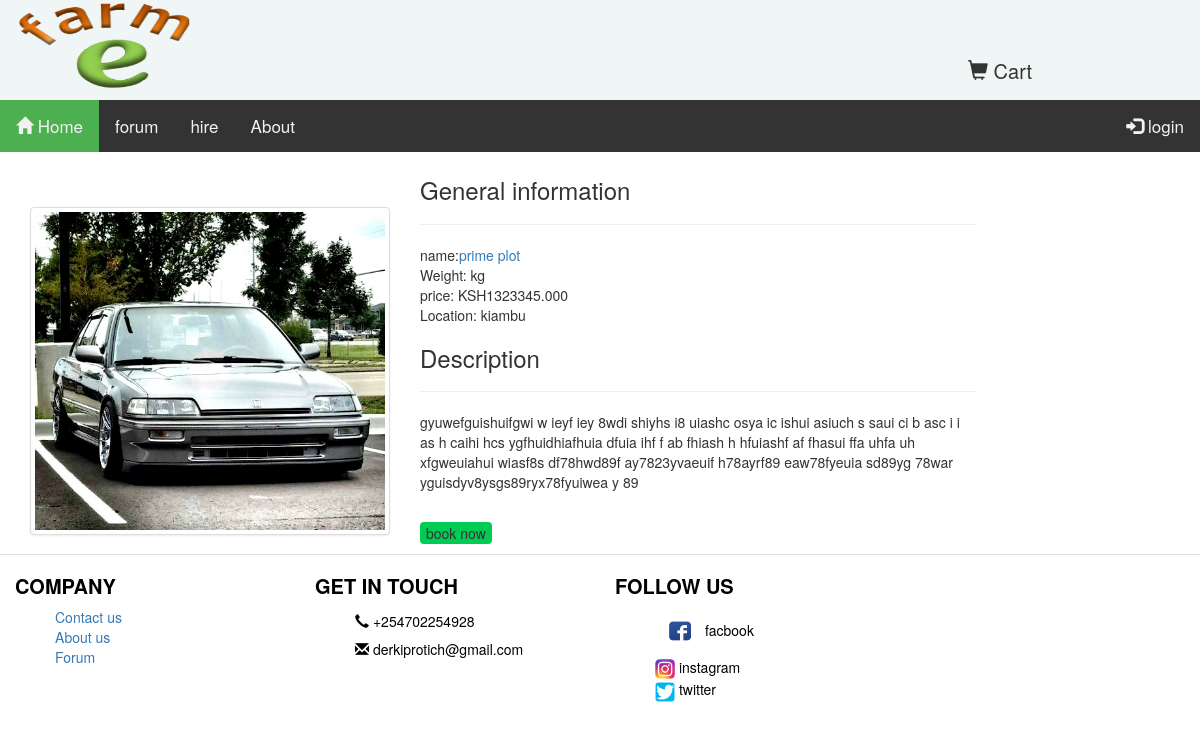
The app's page /hire/3/prime-plot/ with its own data.
### hire/models.py (models this page shows, shortened)
class Input(models.Model):
    name= models.CharField(max_length=250,db_index=True)
    slug=models.SlugField(db_index=True,unique=True)
    image=models.ImageField(upload_to=upload)
    description=models.TextField(blank=True)
    category=models.ForeignKey(Category,on_delete=models.CASCADE,related_name='inputs')
    price= models.DecimalField(max_digits=10, decimal_places=3)
    available=models.BooleanField(default=True)
    location=models.CharField(max_length=50)
    created= models.DateTimeField(auto_now_add=True)
    updated= models.DateTimeField(auto_now=True)
    class Meta:
        ordering=('-name',)
        index_together=(('id','slug'),)

### hire/views.py (the view)
# urls.py: url(r'^(?P<id>\d+)/(?P<slug>[-\w]+)/$',views.input_detail,name='input_detail'),
def input_detail(request,id, slug):
    input = get_object_or_404(Input,
                            id=id,
                            slug=slug
                            )
    return  render(request,'hire/hire_detail.html',{ 'input':input})

### cart/cart.py (called while the page is built)
	def __len__(self):
		return sum(item['quantity' ] for item in self.cart.values())

### cart/context_processors.py (called while the page is built)
def cart(request):
	return {'cart': Cart(request)}

### efarm/templates/hire/hire_detail.html (shortened to what this page needs)
{% extends 'shop/base.html' %}
{% load static %}
{% block content %}
<div class="cnt container">
    <div class="row">
        <div class="imgy col-md-4 col-sm-12 col-xsm-12">
        <img src="{%if input.image %}{{input.image.url}}{% else %}{% static 'img/image.png'%}{% endif %}" height="200" width="auto" class="img-thumbnail">
        </div>
        <div class="col-md-6 col-sm-12 col-xsm-12">
                    <h3>General information<hr></h3>
					name:<a href="{% url 'hire_list' %}">{{ input.name }}</a><br>
					Weight: {{input.weigth}}kg<br>
					price: KSH{{ input.price }}<br>
					Location: {{input.location}}<br>
                    <h3>Description<hr></h3>
                    {{input.description|linebreaks}}
            <br>
            <div class="bookd">
                <form action="{% url 'hire' input.id %}" method="post">
						<input type="submit" value="book now" style="background-color:#00cc55; border-radius: 4px; border-style: none; ">
					</form>
            </div>
        </div>
    </div>
</div>
{% endblock %}

### static/css/main.css (style rules this page uses)
body { margin: 0px 0px 0px 0px; font-family:helvetica, sans-serif; height: 100%; }
* { box-sizing: border-box; }
a { text-decoration:none; color:black; }

### efarm/templates/hire/hire_detail.html (style rules this page uses)
.cnt { margin:0 4 0 4; }
.imgy { padding-top:50px; }

### records on screen
Input: image (picture), name "prime plot", price "1323345.000", location "kiambu", description "gyuwefguishuifgwi w ieyf iey 8wdi shiyhs i8 uiashc osya ic ishui asiuch s saui ci b asc i i as h caihi hcs ygfhuidhiafhuia dfuia ihf f ab fhiash h hfuiashf af fhasui ffa uhfa uh xfgweuiahui wiasf8s df78hwd89f ay7823yvaeuif h78ayrf89 eaw78fyeuia sd89yg 78war yguisdyv8ysgs89ryx78fyuiwea y 89"
